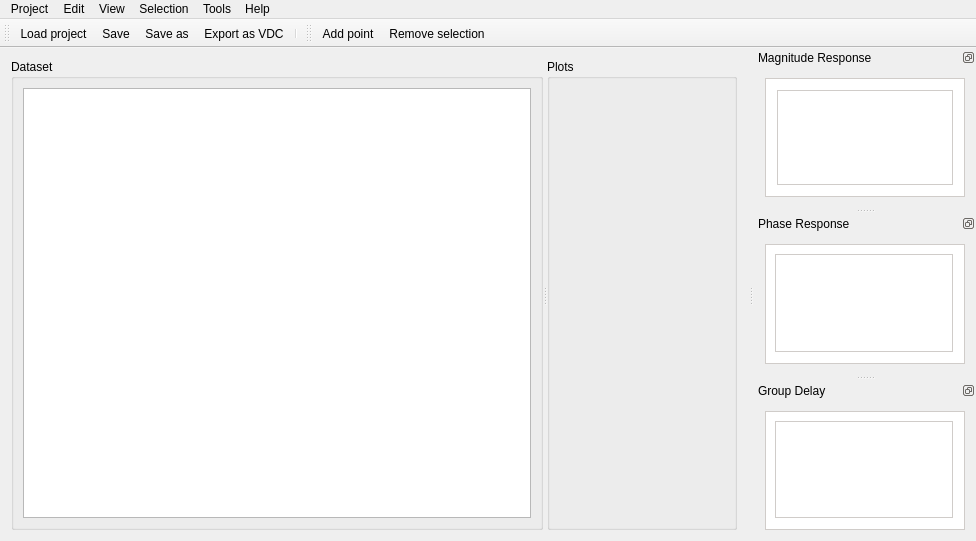
<?xml version="1.0" encoding="UTF-8"?>
<ui version="4.0">
 <class>VdcEditorWindowHost</class>
 <widget class="QMainWindow" name="VdcEditorWindowHost">
  <property name="geometry">
   <rect>
    <x>0</x>
    <y>0</y>
    <width>976</width>
    <height>541</height>
   </rect>
  </property>
  <property name="windowTitle">
   <string>DDC Toolbox</string>
  </property>
  <property name="windowIcon">
   <iconset resource="../res/ddceditor_resources.qrc">
    <normaloff>:/img/icon.png</normaloff>:/img/icon.png</iconset>
  </property>
  <property name="dockNestingEnabled">
   <bool>false</bool>
  </property>
  <property name="dockOptions">
   <set>QMainWindow::AllowTabbedDocks|QMainWindow::AnimatedDocks|QMainWindow::VerticalTabs</set>
  </property>
  <widget class="QWidget" name="centralWidget">
   <layout class="QHBoxLayout" name="horizontalLayout">
    <item>
     <widget class="QSplitter" name="splitter">
      <property name="orientation">
       <enum>Qt::Horizontal</enum>
      </property>
      <property name="opaqueResize">
       <bool>true</bool>
      </property>
      <property name="handleWidth">
       <number>4</number>
      </property>
      <property name="childrenCollapsible">
       <bool>true</bool>
      </property>
      <widget class="QGroupBox" name="groupBox">
       <property name="sizePolicy">
        <sizepolicy hsizetype="Expanding" vsizetype="Preferred">
         <horstretch>0</horstretch>
         <verstretch>0</verstretch>
        </sizepolicy>
       </property>
       <property name="title">
        <string>Dataset</string>
       </property>
       <layout class="QVBoxLayout" name="verticalLayout">
        <property name="leftMargin">
         <number>9</number>
        </property>
        <property name="topMargin">
         <number>9</number>
        </property>
        <property name="rightMargin">
         <number>9</number>
        </property>
        <property name="bottomMargin">
         <number>9</number>
        </property>
        <item>
         <widget class="QTableView" name="tableView_DDCPoints">
          <property name="sizeAdjustPolicy">
           <enum>QAbstractScrollArea::AdjustIgnored</enum>
          </property>
          <property name="selectionMode">
           <enum>QAbstractItemView::ExtendedSelection</enum>
          </property>
          <property name="selectionBehavior">
           <enum>QAbstractItemView::SelectRows</enum>
          </property>
          <property name="sortingEnabled">
           <bool>true</bool>
          </property>
         </widget>
        </item>
       </layout>
      </widget>
      <widget class="QGroupBox" name="plotcontainer">
       <property name="title">
        <string>Plots</string>
       </property>
      </widget>
     </widget>
    </item>
   </layout>
  </widget>
  <widget class="QToolBar" name="toolBar_file">
   <property name="windowTitle">
    <string>Project Toolbar</string>
   </property>
   <property name="iconSize">
    <size>
     <width>16</width>
     <height>16</height>
    </size>
   </property>
   <property name="toolButtonStyle">
    <enum>Qt::ToolButtonIconOnly</enum>
   </property>
   <attribute name="toolBarArea">
    <enum>TopToolBarArea</enum>
   </attribute>
   <attribute name="toolBarBreak">
    <bool>false</bool>
   </attribute>
   <addaction name="actionOpen"/>
   <addaction name="actionSave"/>
   <addaction name="actionSaveAs"/>
   <addaction name="actionExport_as_VDC"/>
   <addaction name="separator"/>
  </widget>
  <widget class="QMenuBar" name="menuBar">
   <property name="geometry">
    <rect>
     <x>0</x>
     <y>0</y>
     <width>976</width>
     <height>20</height>
    </rect>
   </property>
   <property name="nativeMenuBar">
    <bool>true</bool>
   </property>
   <widget class="QMenu" name="menuProject">
    <property name="tearOffEnabled">
     <bool>false</bool>
    </property>
    <property name="title">
     <string>Project</string>
    </property>
    <widget class="QMenu" name="menuImport">
     <property name="title">
      <string>Import</string>
     </property>
     <addaction name="actionAutoEQ_ParametricEQ_txt"/>
     <addaction name="actionimportVDC_file"/>
    </widget>
    <addaction name="separator"/>
    <addaction name="actionOpen"/>
    <addaction name="actionSave"/>
    <addaction name="actionSaveAs"/>
    <addaction name="actionClose_Project"/>
    <addaction name="separator"/>
    <addaction name="actionDownload_from_AutoEQ"/>
    <addaction name="actionCurve_fitting"/>
    <addaction name="menuImport"/>
    <addaction name="actionExport_as_VDC"/>
    <addaction name="separator"/>
   </widget>
   <widget class="QMenu" name="menuHelp">
    <property name="title">
     <string>Help</string>
    </property>
    <addaction name="separator"/>
    <addaction name="actionIntroduction"/>
    <addaction name="actionKey_shortcuts"/>
    <addaction name="separator"/>
    <addaction name="actionCheck_for_updates"/>
   </widget>
   <widget class="QMenu" name="menuToold">
    <property name="title">
     <string>Tools</string>
    </property>
    <widget class="QMenu" name="menuBatch_Conversion_2">
     <property name="title">
      <string>Batch conversion</string>
     </property>
     <addaction name="actionBatchVdc"/>
     <addaction name="actionBatchAutoEq"/>
    </widget>
    <addaction name="menuBatch_Conversion_2"/>
    <addaction name="actionQ_BW_Calculator"/>
    <addaction name="separator"/>
    <addaction name="actionCheck_for_unstable_filters"/>
    <addaction name="separator"/>
    <addaction name="actionEnable_table_debug_mode"/>
   </widget>
   <widget class="QMenu" name="menuView">
    <property name="title">
     <string>View</string>
    </property>
    <widget class="QMenu" name="menuSave_screenshot">
     <property name="title">
      <string>Save screenshot</string>
     </property>
     <addaction name="actionScr_Magnitude_response"/>
     <addaction name="actionScr_Phase_response"/>
     <addaction name="actionScr_Group_delay"/>
    </widget>
    <addaction name="actionReset_plot_layout"/>
    <addaction name="actionToggle_marker_points"/>
    <addaction name="separator"/>
    <addaction name="menuSave_screenshot"/>
   </widget>
   <widget class="QMenu" name="menuEdit">
    <property name="title">
     <string>Edit</string>
    </property>
    <addaction name="separator"/>
    <addaction name="actionView_undo_history"/>
    <addaction name="separator"/>
    <addaction name="actionAdd_Point"/>
    <addaction name="actionRemove_Point"/>
   </widget>
   <widget class="QMenu" name="menuSelection">
    <property name="title">
     <string>Selection</string>
    </property>
    <addaction name="actionInvert_gain_2"/>
    <addaction name="actionShift_frequency"/>
   </widget>
   <addaction name="menuProject"/>
   <addaction name="menuEdit"/>
   <addaction name="menuView"/>
   <addaction name="menuSelection"/>
   <addaction name="menuToold"/>
   <addaction name="menuHelp"/>
  </widget>
  <widget class="QDockWidget" name="magnitude_dock">
   <property name="features">
    <set>QDockWidget::DockWidgetFloatable|QDockWidget::DockWidgetMovable</set>
   </property>
   <property name="windowTitle">
    <string>Magnitude Response</string>
   </property>
   <attribute name="dockWidgetArea">
    <number>2</number>
   </attribute>
   <widget class="QWidget" name="dockWidgetContents">
    <layout class="QVBoxLayout" name="verticalLayout_5">
     <item>
      <widget class="QFrame" name="magnitude_frame">
       <property name="minimumSize">
        <size>
         <width>200</width>
         <height>100</height>
        </size>
       </property>
       <property name="styleSheet">
        <string notr="true">background-color: rgb(255, 255, 255);
border: 1px solid rgb(208, 204, 201) </string>
       </property>
       <property name="frameShape">
        <enum>QFrame::Box</enum>
       </property>
       <property name="frameShadow">
        <enum>QFrame::Plain</enum>
       </property>
       <layout class="QVBoxLayout" name="verticalLayout_2">
        <item>
         <widget class="FrequencyPlot" name="graph" native="true"/>
        </item>
       </layout>
      </widget>
     </item>
    </layout>
   </widget>
  </widget>
  <widget class="QDockWidget" name="phase_dock">
   <property name="features">
    <set>QDockWidget::DockWidgetFloatable|QDockWidget::DockWidgetMovable</set>
   </property>
   <property name="windowTitle">
    <string>Phase Response</string>
   </property>
   <attribute name="dockWidgetArea">
    <number>2</number>
   </attribute>
   <widget class="QWidget" name="dockWidgetContents_2">
    <layout class="QVBoxLayout" name="verticalLayout_6">
     <item>
      <widget class="QFrame" name="phase_frame">
       <property name="minimumSize">
        <size>
         <width>200</width>
         <height>100</height>
        </size>
       </property>
       <property name="styleSheet">
        <string notr="true">background-color: rgb(255, 255, 255);
border: 1px solid rgb(208, 204, 201) </string>
       </property>
       <property name="frameShape">
        <enum>QFrame::NoFrame</enum>
       </property>
       <property name="frameShadow">
        <enum>QFrame::Plain</enum>
       </property>
       <layout class="QHBoxLayout" name="horizontalLayout_20">
        <property name="leftMargin">
         <number>9</number>
        </property>
        <property name="topMargin">
         <number>9</number>
        </property>
        <item>
         <widget class="FrequencyPlot" name="phase_graph" native="true"/>
        </item>
       </layout>
      </widget>
     </item>
    </layout>
   </widget>
  </widget>
  <widget class="QDockWidget" name="groupdelay_dock">
   <property name="features">
    <set>QDockWidget::DockWidgetFloatable|QDockWidget::DockWidgetMovable</set>
   </property>
   <property name="windowTitle">
    <string>Group Delay</string>
   </property>
   <attribute name="dockWidgetArea">
    <number>2</number>
   </attribute>
   <widget class="QWidget" name="dockWidgetContents_3">
    <layout class="QVBoxLayout" name="verticalLayout_7">
     <item>
      <widget class="QFrame" name="groupdelay_frame">
       <property name="minimumSize">
        <size>
         <width>200</width>
         <height>100</height>
        </size>
       </property>
       <property name="styleSheet">
        <string notr="true">background-color: rgb(255, 255, 255);
border: 1px solid rgb(208, 204, 201) </string>
       </property>
       <property name="frameShape">
        <enum>QFrame::NoFrame</enum>
       </property>
       <property name="frameShadow">
        <enum>QFrame::Plain</enum>
       </property>
       <layout class="QHBoxLayout" name="horizontalLayout_18">
        <property name="leftMargin">
         <number>9</number>
        </property>
        <property name="topMargin">
         <number>9</number>
        </property>
        <item>
         <widget class="FrequencyPlot" name="gdelay_graph" native="true"/>
        </item>
       </layout>
      </widget>
     </item>
    </layout>
   </widget>
  </widget>
  <widget class="QToolBar" name="toolBar_point">
   <property name="windowTitle">
    <string>Filter Toolbar</string>
   </property>
   <property name="iconSize">
    <size>
     <width>16</width>
     <height>16</height>
    </size>
   </property>
   <property name="toolButtonStyle">
    <enum>Qt::ToolButtonTextBesideIcon</enum>
   </property>
   <attribute name="toolBarArea">
    <enum>TopToolBarArea</enum>
   </attribute>
   <attribute name="toolBarBreak">
    <bool>false</bool>
   </attribute>
   <addaction name="actionAdd_Point"/>
   <addaction name="actionRemove_Point"/>
  </widget>
  <action name="actionAdd_Point">
   <property name="text">
    <string>Add point</string>
   </property>
   <property name="toolTip">
    <string>Add point</string>
   </property>
   <property name="shortcut">
    <string>Ctrl+N</string>
   </property>
  </action>
  <action name="actionRemove_Point">
   <property name="text">
    <string>Remove selection</string>
   </property>
   <property name="toolTip">
    <string>Remove selected point(s)</string>
   </property>
   <property name="shortcut">
    <string>Del</string>
   </property>
  </action>
  <action name="actionOpen">
   <property name="icon">
    <iconset resource="../res/ddceditor_resources.qrc">
     <normaloff>:/img/open_folder.svg</normaloff>:/img/open_folder.svg</iconset>
   </property>
   <property name="text">
    <string>Load project</string>
   </property>
   <property name="shortcut">
    <string>Ctrl+O</string>
   </property>
  </action>
  <action name="actionSaveAs">
   <property name="icon">
    <iconset resource="../res/ddceditor_resources.qrc">
     <normaloff>:/img/saveas.svg</normaloff>:/img/saveas.svg</iconset>
   </property>
   <property name="text">
    <string>Save as...</string>
   </property>
   <property name="shortcut">
    <string>Ctrl+Shift+S</string>
   </property>
  </action>
  <action name="actionIntroduction">
   <property name="text">
    <string>Credits</string>
   </property>
  </action>
  <action name="actionKey_shortcuts">
   <property name="icon">
    <iconset resource="../res/ddceditor_resources.qrc">
     <normaloff>:/img/help.svg</normaloff>:/img/help.svg</iconset>
   </property>
   <property name="text">
    <string>Shortcuts</string>
   </property>
   <property name="shortcut">
    <string>F1</string>
   </property>
  </action>
  <action name="actionAutoEQ_ParametricEQ_txt">
   <property name="text">
    <string>AutoEQ (ParametricEQ.txt)</string>
   </property>
  </action>
  <action name="actionQ_BW_Calculator">
   <property name="icon">
    <iconset resource="../res/ddceditor_resources.qrc">
     <normaloff>:/img/calculator.svg</normaloff>:/img/calculator.svg</iconset>
   </property>
   <property name="text">
    <string>Q/Bandwidth calculator</string>
   </property>
  </action>
  <action name="actionimportVDC_file">
   <property name="text">
    <string>VDC file (Classic Viper format)</string>
   </property>
  </action>
  <action name="actionBatchVdc">
   <property name="text">
    <string>VDC to Project File</string>
   </property>
  </action>
  <action name="actionSave">
   <property name="icon">
    <iconset resource="../res/ddceditor_resources.qrc">
     <normaloff>:/img/save.svg</normaloff>:/img/save.svg</iconset>
   </property>
   <property name="text">
    <string>Save</string>
   </property>
   <property name="shortcut">
    <string>Ctrl+S</string>
   </property>
  </action>
  <action name="actionClose_Project">
   <property name="icon">
    <iconset resource="../res/ddceditor_resources.qrc">
     <normaloff>:/img/close.svg</normaloff>:/img/close.svg</iconset>
   </property>
   <property name="text">
    <string>Close project</string>
   </property>
   <property name="shortcut">
    <string>Ctrl+X</string>
   </property>
  </action>
  <action name="actionBatchAutoEq">
   <property name="text">
    <string>AutoEQ (Parametric) to Project File</string>
   </property>
  </action>
  <action name="actionView_undo_history">
   <property name="text">
    <string>View undo history</string>
   </property>
   <property name="shortcut">
    <string>Alt+Z</string>
   </property>
  </action>
  <action name="actionInvert_gain_2">
   <property name="text">
    <string>Invert gain</string>
   </property>
   <property name="shortcut">
    <string>Ctrl+Shift+I</string>
   </property>
  </action>
  <action name="actionShift_frequency">
   <property name="text">
    <string>Shift frequencies</string>
   </property>
   <property name="toolTip">
    <string>Shift frequencies</string>
   </property>
   <property name="shortcut">
    <string>Ctrl+Shift+F</string>
   </property>
  </action>
  <action name="actionToggle_marker_points">
   <property name="checkable">
    <bool>true</bool>
   </property>
   <property name="text">
    <string>Show marker points</string>
   </property>
   <property name="shortcut">
    <string>F3</string>
   </property>
  </action>
  <action name="actionCheck_for_unstable_filters">
   <property name="icon">
    <iconset resource="../res/ddceditor_resources.qrc">
     <normaloff>:/img/database_test.svg</normaloff>:/img/database_test.svg</iconset>
   </property>
   <property name="text">
    <string>Check for unstable filters</string>
   </property>
   <property name="shortcut">
    <string>F2</string>
   </property>
  </action>
  <action name="actionScr_Magnitude_response">
   <property name="text">
    <string>Magnitude response</string>
   </property>
  </action>
  <action name="actionScr_Phase_response">
   <property name="text">
    <string>Phase response</string>
   </property>
  </action>
  <action name="actionScr_Group_delay">
   <property name="text">
    <string>Group delay</string>
   </property>
  </action>
  <action name="actionReset_plot_layout">
   <property name="text">
    <string>Reset plot layout</string>
   </property>
   <property name="shortcut">
    <string>Ctrl+R</string>
   </property>
  </action>
  <action name="actionDownload_from_AutoEQ">
   <property name="icon">
    <iconset resource="../res/ddceditor_resources.qrc">
     <normaloff>:/img/download.svg</normaloff>:/img/download.svg</iconset>
   </property>
   <property name="text">
    <string>Download from AutoEQ...</string>
   </property>
  </action>
  <action name="actionExport_as_VDC">
   <property name="icon">
    <iconset resource="../res/ddceditor_resources.qrc">
     <normaloff>:/img/export.svg</normaloff>:/img/export.svg</iconset>
   </property>
   <property name="text">
    <string>Export as VDC</string>
   </property>
   <property name="shortcut">
    <string>Ctrl+E</string>
   </property>
  </action>
  <action name="actionClear_all">
   <property name="text">
    <string>Clear all</string>
   </property>
  </action>
  <action name="actionEnable_table_debug_mode">
   <property name="checkable">
    <bool>true</bool>
   </property>
   <property name="text">
    <string>Enable table debug mode</string>
   </property>
  </action>
  <action name="actionCurve_fitting">
   <property name="icon">
    <iconset resource="../res/ddceditor_resources.qrc">
     <normaloff>:/img/curve_fitting.svg</normaloff>:/img/curve_fitting.svg</iconset>
   </property>
   <property name="text">
    <string>Peaking filter curve fitting</string>
   </property>
  </action>
  <action name="actionCheck_for_updates">
   <property name="text">
    <string>Check for updates...</string>
   </property>
  </action>
 </widget>
 <layoutdefault spacing="6" margin="11"/>
 <customwidgets>
  <customwidget>
   <class>FrequencyPlot</class>
   <extends>QWidget</extends>
   <header>plot/FrequencyPlot.h</header>
   <container>1</container>
  </customwidget>
 </customwidgets>
 <resources>
  <include location="../res/ddceditor_resources.qrc"/>
 </resources>
 <connections>
  <connection>
   <sender>actionAdd_Point</sender>
   <signal>triggered()</signal>
   <receiver>VdcEditorWindowHost</receiver>
   <slot>addPoint()</slot>
   <hints>
    <hint type="sourcelabel">
     <x>-1</x>
     <y>-1</y>
    </hint>
    <hint type="destinationlabel">
     <x>250</x>
     <y>167</y>
    </hint>
   </hints>
  </connection>
  <connection>
   <sender>actionRemove_Point</sender>
   <signal>triggered()</signal>
   <receiver>VdcEditorWindowHost</receiver>
   <slot>removePoint()</slot>
   <hints>
    <hint type="sourcelabel">
     <x>-1</x>
     <y>-1</y>
    </hint>
    <hint type="destinationlabel">
     <x>250</x>
     <y>167</y>
    </hint>
   </hints>
  </connection>
  <connection>
   <sender>actionOpen</sender>
   <signal>triggered()</signal>
   <receiver>VdcEditorWindowHost</receiver>
   <slot>loadProject()</slot>
   <hints>
    <hint type="sourcelabel">
     <x>-1</x>
     <y>-1</y>
    </hint>
    <hint type="destinationlabel">
     <x>535</x>
     <y>286</y>
    </hint>
   </hints>
  </connection>
  <connection>
   <sender>actionSaveAs</sender>
   <signal>triggered()</signal>
   <receiver>VdcEditorWindowHost</receiver>
   <slot>saveProject()</slot>
   <hints>
    <hint type="sourcelabel">
     <x>-1</x>
     <y>-1</y>
    </hint>
    <hint type="destinationlabel">
     <x>535</x>
     <y>286</y>
    </hint>
   </hints>
  </connection>
  <connection>
   <sender>actionKey_shortcuts</sender>
   <signal>triggered()</signal>
   <receiver>VdcEditorWindowHost</receiver>
   <slot>showHelp()</slot>
   <hints>
    <hint type="sourcelabel">
     <x>-1</x>
     <y>-1</y>
    </hint>
    <hint type="destinationlabel">
     <x>535</x>
     <y>183</y>
    </hint>
   </hints>
  </connection>
  <connection>
   <sender>actionIntroduction</sender>
   <signal>triggered()</signal>
   <receiver>VdcEditorWindowHost</receiver>
   <slot>showHelp()</slot>
   <hints>
    <hint type="sourcelabel">
     <x>-1</x>
     <y>-1</y>
    </hint>
    <hint type="destinationlabel">
     <x>535</x>
     <y>183</y>
    </hint>
   </hints>
  </connection>
  <connection>
   <sender>actionAutoEQ_ParametricEQ_txt</sender>
   <signal>triggered()</signal>
   <receiver>VdcEditorWindowHost</receiver>
   <slot>importParametricAutoEQ()</slot>
   <hints>
    <hint type="sourcelabel">
     <x>-1</x>
     <y>-1</y>
    </hint>
    <hint type="destinationlabel">
     <x>374</x>
     <y>190</y>
    </hint>
   </hints>
  </connection>
  <connection>
   <sender>actionQ_BW_Calculator</sender>
   <signal>triggered()</signal>
   <receiver>VdcEditorWindowHost</receiver>
   <slot>showCalc()</slot>
   <hints>
    <hint type="sourcelabel">
     <x>-1</x>
     <y>-1</y>
    </hint>
    <hint type="destinationlabel">
     <x>374</x>
     <y>190</y>
    </hint>
   </hints>
  </connection>
  <connection>
   <sender>actionimportVDC_file</sender>
   <signal>triggered()</signal>
   <receiver>VdcEditorWindowHost</receiver>
   <slot>importClassicVdc()</slot>
   <hints>
    <hint type="sourcelabel">
     <x>-1</x>
     <y>-1</y>
    </hint>
    <hint type="destinationlabel">
     <x>374</x>
     <y>190</y>
    </hint>
   </hints>
  </connection>
  <connection>
   <sender>actionClose_Project</sender>
   <signal>triggered()</signal>
   <receiver>VdcEditorWindowHost</receiver>
   <slot>closeProject()</slot>
   <hints>
    <hint type="sourcelabel">
     <x>-1</x>
     <y>-1</y>
    </hint>
    <hint type="destinationlabel">
     <x>374</x>
     <y>190</y>
    </hint>
   </hints>
  </connection>
  <connection>
   <sender>actionSave</sender>
   <signal>triggered()</signal>
   <receiver>VdcEditorWindowHost</receiver>
   <slot>saveProject()</slot>
   <hints>
    <hint type="sourcelabel">
     <x>-1</x>
     <y>-1</y>
    </hint>
    <hint type="destinationlabel">
     <x>374</x>
     <y>190</y>
    </hint>
   </hints>
  </connection>
  <connection>
   <sender>actionView_undo_history</sender>
   <signal>triggered()</signal>
   <receiver>VdcEditorWindowHost</receiver>
   <slot>showUndoView()</slot>
   <hints>
    <hint type="sourcelabel">
     <x>-1</x>
     <y>-1</y>
    </hint>
    <hint type="destinationlabel">
     <x>374</x>
     <y>190</y>
    </hint>
   </hints>
  </connection>
  <connection>
   <sender>actionInvert_gain_2</sender>
   <signal>triggered()</signal>
   <receiver>VdcEditorWindowHost</receiver>
   <slot>invertSelection()</slot>
   <hints>
    <hint type="sourcelabel">
     <x>-1</x>
     <y>-1</y>
    </hint>
    <hint type="destinationlabel">
     <x>374</x>
     <y>190</y>
    </hint>
   </hints>
  </connection>
  <connection>
   <sender>actionShift_frequency</sender>
   <signal>triggered()</signal>
   <receiver>VdcEditorWindowHost</receiver>
   <slot>shiftSelection()</slot>
   <hints>
    <hint type="sourcelabel">
     <x>-1</x>
     <y>-1</y>
    </hint>
    <hint type="destinationlabel">
     <x>374</x>
     <y>190</y>
    </hint>
   </hints>
  </connection>
  <connection>
   <sender>actionExport_as_VDC</sender>
   <signal>triggered()</signal>
   <receiver>VdcEditorWindowHost</receiver>
   <slot>exportProject()</slot>
   <hints>
    <hint type="sourcelabel">
     <x>-1</x>
     <y>-1</y>
    </hint>
    <hint type="destinationlabel">
     <x>374</x>
     <y>190</y>
    </hint>
   </hints>
  </connection>
  <connection>
   <sender>actionToggle_marker_points</sender>
   <signal>triggered(bool)</signal>
   <receiver>VdcEditorWindowHost</receiver>
   <slot>showPointsAlways(bool)</slot>
   <hints>
    <hint type="sourcelabel">
     <x>-1</x>
     <y>-1</y>
    </hint>
    <hint type="destinationlabel">
     <x>432</x>
     <y>206</y>
    </hint>
   </hints>
  </connection>
  <connection>
   <sender>actionCheck_for_unstable_filters</sender>
   <signal>triggered()</signal>
   <receiver>VdcEditorWindowHost</receiver>
   <slot>checkStability()</slot>
   <hints>
    <hint type="sourcelabel">
     <x>-1</x>
     <y>-1</y>
    </hint>
    <hint type="destinationlabel">
     <x>432</x>
     <y>206</y>
    </hint>
   </hints>
  </connection>
  <connection>
   <sender>actionScr_Magnitude_response</sender>
   <signal>triggered()</signal>
   <receiver>VdcEditorWindowHost</receiver>
   <slot>savePlotScreenshot()</slot>
   <hints>
    <hint type="sourcelabel">
     <x>-1</x>
     <y>-1</y>
    </hint>
    <hint type="destinationlabel">
     <x>499</x>
     <y>270</y>
    </hint>
   </hints>
  </connection>
  <connection>
   <sender>actionScr_Phase_response</sender>
   <signal>triggered()</signal>
   <receiver>VdcEditorWindowHost</receiver>
   <slot>savePlotScreenshot()</slot>
   <hints>
    <hint type="sourcelabel">
     <x>-1</x>
     <y>-1</y>
    </hint>
    <hint type="destinationlabel">
     <x>499</x>
     <y>270</y>
    </hint>
   </hints>
  </connection>
  <connection>
   <sender>actionScr_Group_delay</sender>
   <signal>triggered()</signal>
   <receiver>VdcEditorWindowHost</receiver>
   <slot>savePlotScreenshot()</slot>
   <hints>
    <hint type="sourcelabel">
     <x>-1</x>
     <y>-1</y>
    </hint>
    <hint type="destinationlabel">
     <x>499</x>
     <y>270</y>
    </hint>
   </hints>
  </connection>
  <connection>
   <sender>actionDownload_from_AutoEQ</sender>
   <signal>triggered()</signal>
   <receiver>VdcEditorWindowHost</receiver>
   <slot>downloadFromAutoEQ()</slot>
   <hints>
    <hint type="sourcelabel">
     <x>-1</x>
     <y>-1</y>
    </hint>
    <hint type="destinationlabel">
     <x>487</x>
     <y>270</y>
    </hint>
   </hints>
  </connection>
  <connection>
   <sender>actionClear_all</sender>
   <signal>triggered()</signal>
   <receiver>VdcEditorWindowHost</receiver>
   <slot>clearAll()</slot>
   <hints>
    <hint type="sourcelabel">
     <x>-1</x>
     <y>-1</y>
    </hint>
    <hint type="destinationlabel">
     <x>487</x>
     <y>270</y>
    </hint>
   </hints>
  </connection>
  <connection>
   <sender>actionBatchAutoEq</sender>
   <signal>triggered()</signal>
   <receiver>VdcEditorWindowHost</receiver>
   <slot>batchConvert()</slot>
   <hints>
    <hint type="sourcelabel">
     <x>-1</x>
     <y>-1</y>
    </hint>
    <hint type="destinationlabel">
     <x>487</x>
     <y>270</y>
    </hint>
   </hints>
  </connection>
  <connection>
   <sender>actionBatchVdc</sender>
   <signal>triggered()</signal>
   <receiver>VdcEditorWindowHost</receiver>
   <slot>batchConvert()</slot>
   <hints>
    <hint type="sourcelabel">
     <x>-1</x>
     <y>-1</y>
    </hint>
    <hint type="destinationlabel">
     <x>487</x>
     <y>270</y>
    </hint>
   </hints>
  </connection>
  <connection>
   <sender>actionEnable_table_debug_mode</sender>
   <signal>toggled(bool)</signal>
   <receiver>VdcEditorWindowHost</receiver>
   <slot>setDebugMode(bool)</slot>
   <hints>
    <hint type="sourcelabel">
     <x>-1</x>
     <y>-1</y>
    </hint>
    <hint type="destinationlabel">
     <x>487</x>
     <y>270</y>
    </hint>
   </hints>
  </connection>
  <connection>
   <sender>actionCurve_fitting</sender>
   <signal>triggered()</signal>
   <receiver>VdcEditorWindowHost</receiver>
   <slot>curveFitting()</slot>
   <hints>
    <hint type="sourcelabel">
     <x>-1</x>
     <y>-1</y>
    </hint>
    <hint type="destinationlabel">
     <x>487</x>
     <y>270</y>
    </hint>
   </hints>
  </connection>
 </connections>
 <slots>
  <slot>clearAll()</slot>
  <slot>addPoint()</slot>
  <slot>removePoint()</slot>
  <slot>loadProject()</slot>
  <slot>exportProject()</slot>
  <slot>importParametricAutoEQ()</slot>
  <slot>showCalc()</slot>
  <slot>importClassicVdc()</slot>
  <slot>batchConvert()</slot>
  <slot>toggleGraph(bool)</slot>
  <slot>savePlotScreenshot()</slot>
  <slot>closeProject()</slot>
  <slot>saveProject()</slot>
  <slot>showUndoView()</slot>
  <slot>invertSelection()</slot>
  <slot>shiftSelection()</slot>
  <slot>showHelp()</slot>
  <slot>showPointsAlways(bool)</slot>
  <slot>checkStability()</slot>
  <slot>downloadFromAutoEQ()</slot>
  <slot>setDebugMode(bool)</slot>
  <slot>curveFitting()</slot>
 </slots>
</ui>
